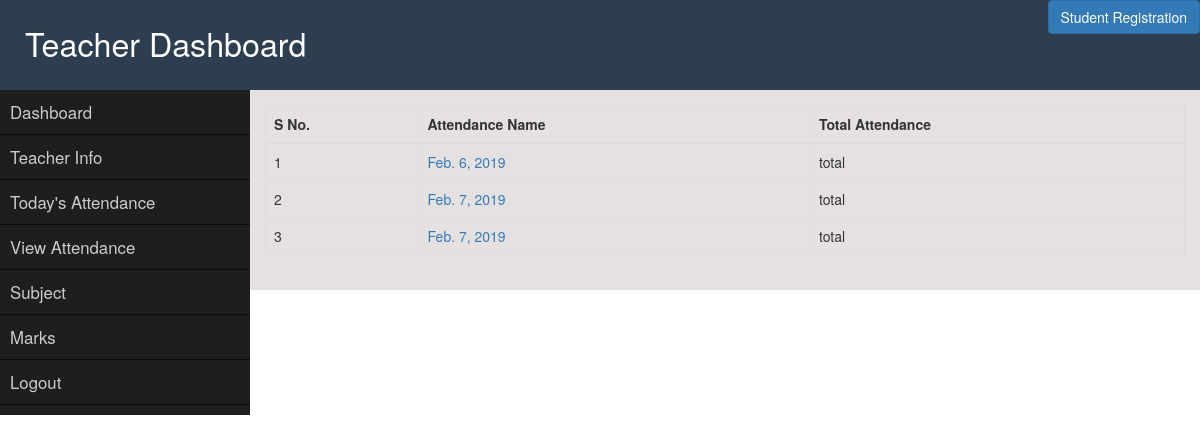
Before: /view_attendance/ (signed in) with the older database file.
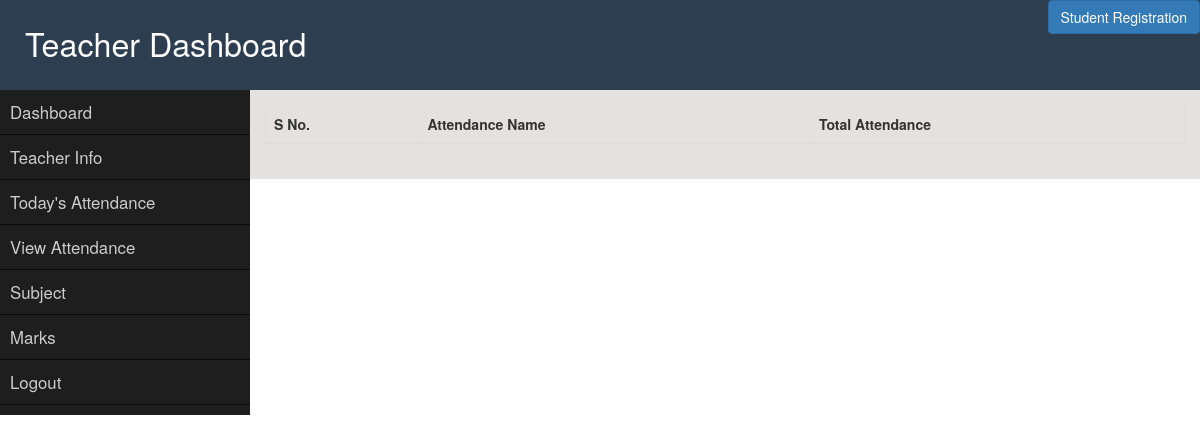
After: the same page with the newer database file.
### school/models.py (models this page shows)
class Attendance(models.Model):
    student = models.CharField(max_length = 200)
    course = models.ForeignKey(Course, on_delete=models.CASCADE, default=0)
    teacher = models.CharField(max_length = 200)
    attendance_date = models.DateField('date published', default=date.today)
    update_date = models.DateTimeField('date published', default=timezone.now)

### school/views.py (the view, shortened to what this page needs)
# urls.py: url(r'^view_attendance/$', views.view_attendance, name="view_attendance"),
def view_attendance(request):
    if 'teacher' in request.session:
        teacher_data = Teacher.objects.get(pk = request.session['teacher'])
        course_data = Course.objects.get(course_name=teacher_data.course)
        attendance_data = Attendance.objects.filter(course = course_data.pk)
        content = { 'teacher_data': teacher_data, 'attendance_data' : attendance_data, 'course_data': course_data }
        return render(request, 'school/view_attendance.html', content)
    return render(request, 'school/view_attendance_student.html', content)

### school/models.py (called while the page is built)
    def __str__(self):
        return self.course_name

### templates/school/view_attendance.html
{%  extends "school/dashboard.html" %}
{% block dashboard %}
<table class="table table-stripped table-bordered">
        {% if  'teacher' in request.session %}
            <thead>
                <tr>
                    <th>S No.</th>
                    <th>Attendance Name</th>
                    <th>Total Attendance</th>
                </tr>
            </thead>
            <tbody>
                {% for attendance in attendance_data  %}
                <tr>
                    <td>{{ forloop.counter }}</td>
                    <td><a href="{% url 'school:day_attendance' attendance.attendance_date %}">{{ attendance.attendance_date }}</a></td>
                    <td>total</td>
                </tr>
                {% endfor %}
            </tbody>
        {% endif %}
{% endblock %}

### templates/school/dashboard.html (shortened to what this page needs)
{%  extends "school/header.html" %}
{% block content %}
<div id="header">
    <div class="logo">
        <a href="#">{% if 'teacher' in request.session %}Teacher{% elif 'student' in request.session %}Student{% else %}Parent{% endif %}<span>  Dashboard</span></a>
    </div>
    {% if 'teacher' in request.session %}
    <div class="collapse navbar-collapse" id="myNavbar">
            <ul class="nav navbar-nav navbar-right">
                    <a class="btn btn-primary" href="{% url 'school:signup' %}" type="button">Student Registration</a>
            </ul>
    </div>
    {% endif %}
</div>
<div id="container">
    <div class="sidebar">
        <ul id="nav">
                {% if 'teacher' in request.session %}
                <li><a href="{% url 'school:dashboard' %}">Dashboard</a></li>
                <li><a href="{% url 'school:info' %}">Teacher Info</a></li>
				<li><a href="{% url 'school:add_attendance' %}">Today's Attendance</a></li>
				<li><a href="{% url 'school:view_attendance' %}">View Attendance</a></li>
                <li><a href="{% url 'school:subject_info' %}">Subject</a></li>
                <li><a href="{% url 'school:marks' %}">Marks</a></li>
                <li><a href="{% url 'school:logout' %}">Logout</a></li>
                {% elif 'parent' in request.session %}
                <li><a href="{% url 'school:dashboard' %}">Dashboard</a></li>
                <li><a href="{% url 'school:info' %}">Student Info</a></li>
                <li><a href="{% url 'school:subject_info' %}">Subject</a></li>
                <li><a href="{% url 'school:marks' %}">Marks</a></li>
                <li><a href="{% url 'school:logout' %}">Logout</a></li>
                {% endif %}
        </ul>
    </div>
    <div class="content">
        {% block dashboard %}{% endblock %}
        </div>
</div>
{% endblock %}

### templates/school/header.html (shortened to what this page needs)
<!DOCTYPE html>
<html lang="en">
<head>
    {% load static %}
    <link rel="stylesheet" href="{% static 'school/style.css' %}" type="text/css">
    <link rel="stylesheet" href="https://maxcdn.bootstrapcdn.com/bootstrap/3.3.7/css/bootstrap.min.css">
    <link rel="stylesheet" href="https://cdnjs.cloudflare.com/ajax/libs/font-awesome/4.7.0/css/font-awesome.min.css">
</head>
<body>
    {% block content %}
    {% endblock %}
</body>
</html>

### static/school/style.css (style rules this page uses)
.btn { font-size: 15px; color: #FFF; padding: 12px 22px; background:green; }
* { margin: 0; padding: 0; box-sizing: border-box; }
body { font-family: Georgia, 'Times New Roman', Times, serif; }
a { text-decoration: none; }
div#header { width: 100%; height: 90px; background-color: #2c3e50; margin: 0 auto; }
.logo { float: left; margin-top: 20px; margin-left: 25px; }
.logo a { font-size: 2.3em; color: #fff; }
.logo a span { font-weight: 100; }
div#container { width: 100%; margin: 0 auto; }
.sidebar { width: 250px; height: 100%; background-color: #1f1e1e; float: left; }
.content { width: auto; margin-left: 250px; height: 100%; background-color: rgb(230, 225, 225); padding: 15px; }
ul#nav li { list-style: none; }
ul#nav li a { color: #ccc; display: block; padding: 10px; font-size: 1.2em; border-bottom: 1px solid #0A0A0A; -webkit-transition: 0.2s; -moz-transition: 0.2s; transition: 0.2s; }
th, td { padding: 15px; text-align: left; }

Changed rows visible on the page:
removed Attendance: attendance_date "Feb. 6, 2019"
removed Attendance: attendance_date "Feb. 7, 2019"
removed Attendance: attendance_date "Feb. 7, 2019"
